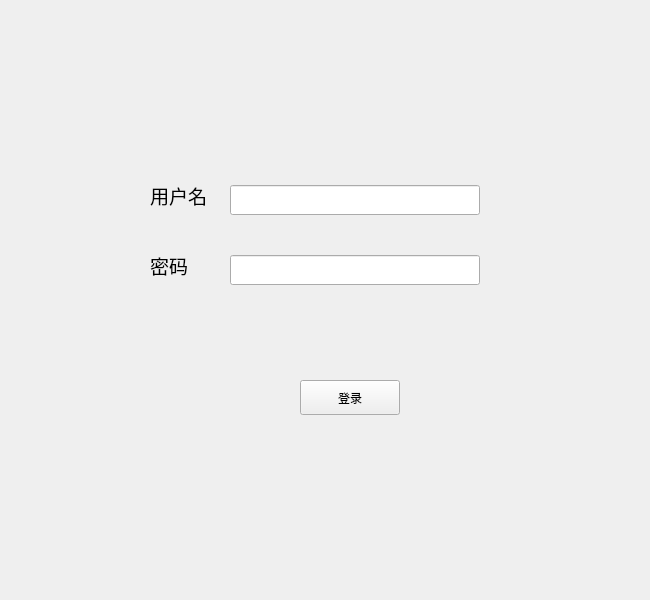
<?xml version="1.0" encoding="UTF-8"?>
<ui version="4.0">
 <class>adminwidget</class>
 <widget class="QWidget" name="adminwidget">
  <property name="geometry">
   <rect>
    <x>0</x>
    <y>0</y>
    <width>650</width>
    <height>600</height>
   </rect>
  </property>
  <property name="windowTitle">
   <string>Form</string>
  </property>
  <widget class="QPushButton" name="loginButton">
   <property name="geometry">
    <rect>
     <x>300</x>
     <y>380</y>
     <width>100</width>
     <height>35</height>
    </rect>
   </property>
   <property name="text">
    <string>登录</string>
   </property>
  </widget>
  <widget class="QLineEdit" name="usernameLineEdit">
   <property name="geometry">
    <rect>
     <x>230</x>
     <y>185</y>
     <width>250</width>
     <height>30</height>
    </rect>
   </property>
  </widget>
  <widget class="QLabel" name="label">
   <property name="geometry">
    <rect>
     <x>150</x>
     <y>180</y>
     <width>80</width>
     <height>30</height>
    </rect>
   </property>
   <property name="font">
    <font>
     <pointsize>14</pointsize>
    </font>
   </property>
   <property name="text">
    <string>用户名</string>
   </property>
  </widget>
  <widget class="QLineEdit" name="passwordLineEdit">
   <property name="geometry">
    <rect>
     <x>230</x>
     <y>255</y>
     <width>250</width>
     <height>30</height>
    </rect>
   </property>
  </widget>
  <widget class="QLabel" name="label_2">
   <property name="geometry">
    <rect>
     <x>150</x>
     <y>250</y>
     <width>80</width>
     <height>30</height>
    </rect>
   </property>
   <property name="font">
    <font>
     <pointsize>14</pointsize>
    </font>
   </property>
   <property name="text">
    <string>密码</string>
   </property>
  </widget>
 </widget>
 <resources/>
 <connections/>
</ui>
